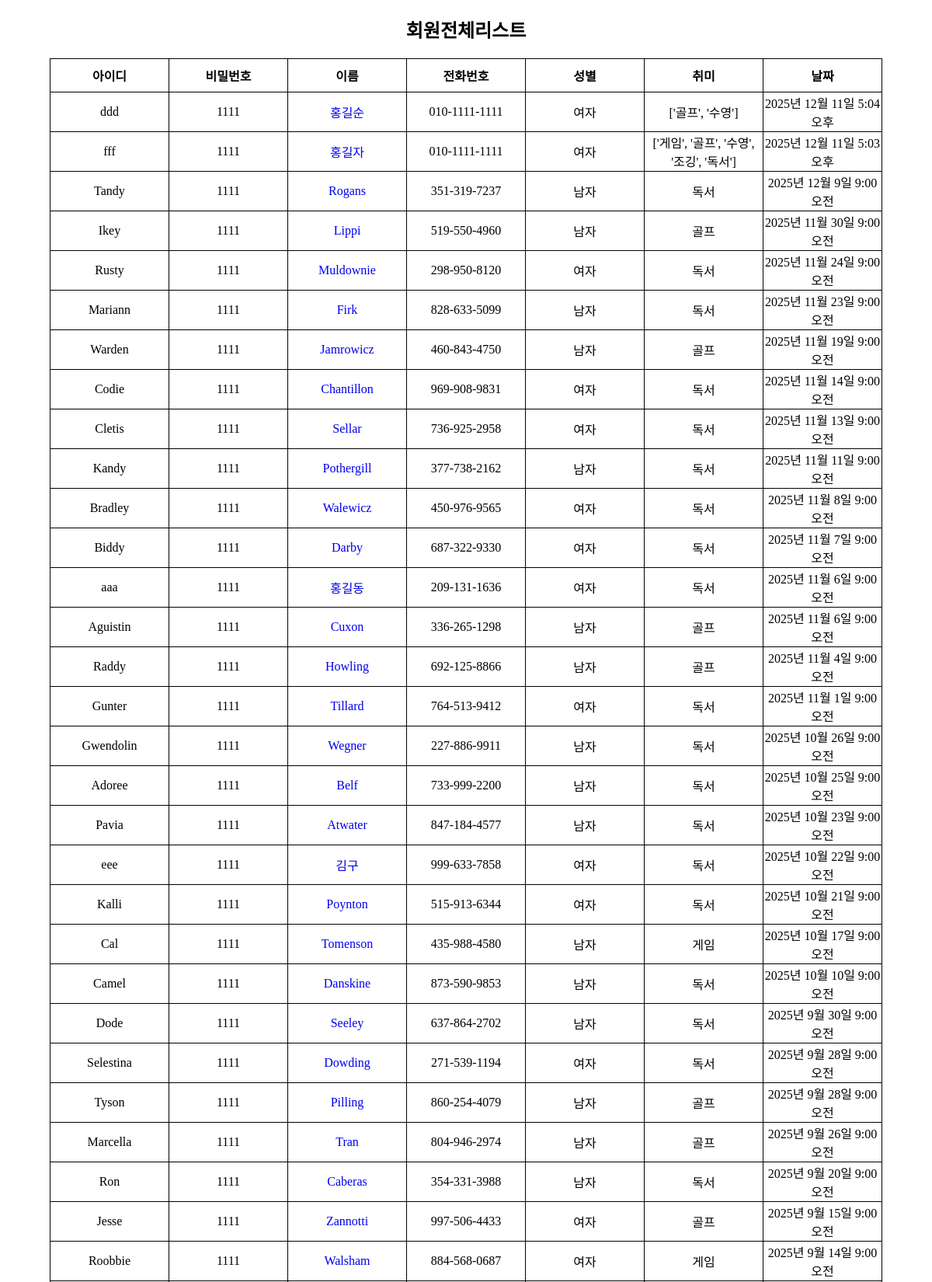
The page /member/list/ (upper part) on the database its author committed.
### member/models.py (models this page shows, shortened)
class Member(models.Model):
    id = models.CharField(max_length=50,primary_key=True)
    pw = models.CharField(max_length=100)
    name = models.CharField(max_length=50)
    phone = models.CharField(max_length=13,default='010-0000-0000')
    gender = models.CharField(max_length=10,default='남자')
    hobby = models.CharField(max_length=100,default='게임')
    mdate = models.DateTimeField(auto_now=True)

### member/views.py (the view)
# urls.py: path('list/', views.list,name='list'),
def list(request):
    qs = Member.objects.all().order_by('-mdate')
    context = {"list":qs}
    return render(request,'member/list.html',context)

### member/templates/member/list.html (shortened to what this page needs)
<!DOCTYPE html>
<html lang="en">
<head>
</head>
<body>
    <h2>회원전체리스트</h2>
    <table>
        <tr>
            <th>아이디</th>
            <th>비밀번호</th>
            <th>이름</th>
            <th>전화번호</th>
            <th>성별</th>
            <th>취미</th>
            <th>날짜</th>
        {% if list %}
            {% for m in list %}
            <tr>
                <td>{{m.id}}</td>
                <td>{{m.pw}}</td>
                <td>
                    <a href='/member/view/{{m.id}}/'>{{m.name}} </a>
                </td>
                <td>{{m.phone}}</td>
                <td>{{m.gender}}</td>
                <td>{{m.hobby}}</td>
                <td>{{m.mdate}}</td>
            </tr>
            {% endfor %}
        {% else %}
            <tr>
                <td colspan='7'>데이터가 존재하지 않습니다.</td>
            </tr>
        {% endif %}
    </table>
</body>
</html>

### member/templates/member/list.html (style rules this page uses)
h2 { text-align:center; }
table { margin:0 auto; }
table,th,td { border:1px solid black; border-collapse:collapse; }
th,td { width:150px; height:40px; text-align:center; }
a { text-decoration:none; }

### rows shown on the page
Member: id "ddd", pw "1111", name "홍길순", phone "010-1111-1111", gender "여자", hobby "['골프', '수영']", mdate "2025년 12월 11일 5:04 오후"
Member: id "fff", pw "1111", name "홍길자", phone "010-1111-1111", gender "여자", hobby "['게임', '골프', '수영', '조깅', '독서']", mdate "2025년 12월 11일 5:03 오후"
Member: id "Tandy", pw "1111", name "Rogans", phone "351-319-7237", gender "남자", hobby "독서", mdate "2025년 12월 9일 9:00 오전"
Member: id "Ikey", pw "1111", name "Lippi", phone "519-550-4960", gender "남자", hobby "골프", mdate "2025년 11월 30일 9:00 오전"
Member: id "Rusty", pw "1111", name "Muldownie", phone "298-950-8120", gender "여자", hobby "독서", mdate "2025년 11월 24일 9:00 오전"
Member: id "Mariann", pw "1111", name "Firk", phone "828-633-5099", gender "남자", hobby "독서", mdate "2025년 11월 23일 9:00 오전"
Member: id "Warden", pw "1111", name "Jamrowicz", phone "460-843-4750", gender "남자", hobby "골프", mdate "2025년 11월 19일 9:00 오전"
Member: id "Codie", pw "1111", name "Chantillon", phone "969-908-9831", gender "여자", hobby "독서", mdate "2025년 11월 14일 9:00 오전"
Member: id "Cletis", pw "1111", name "Sellar", phone "736-925-2958", gender "여자", hobby "독서", mdate "2025년 11월 13일 9:00 오전"
Member: id "Kandy", pw "1111", name "Pothergill", phone "377-738-2162", gender "남자", hobby "독서", mdate "2025년 11월 11일 9:00 오전"
Member: id "Bradley", pw "1111", name "Walewicz", phone "450-976-9565", gender "여자", hobby "독서", mdate "2025년 11월 8일 9:00 오전"
Member: id "Biddy", pw "1111", name "Darby", phone "687-322-9330", gender "여자", hobby "독서", mdate "2025년 11월 7일 9:00 오전"
Member: id "aaa", pw "1111", name "홍길동", phone "209-131-1636", gender "여자", hobby "독서", mdate "2025년 11월 6일 9:00 오전"
Member: id "Aguistin", pw "1111", name "Cuxon", phone "336-265-1298", gender "남자", hobby "골프", mdate "2025년 11월 6일 9:00 오전"
Member: id "Raddy", pw "1111", name "Howling", phone "692-125-8866", gender "남자", hobby "골프", mdate "2025년 11월 4일 9:00 오전"
Member: id "Gunter", pw "1111", name "Tillard", phone "764-513-9412", gender "여자", hobby "독서", mdate "2025년 11월 1일 9:00 오전"
Member: id "Gwendolin", pw "1111", name "Wegner", phone "227-886-9911", gender "남자", hobby "독서", mdate "2025년 10월 26일 9:00 오전"
Member: id "Adoree", pw "1111", name "Belf", phone "733-999-2200", gender "남자", hobby "독서", mdate "2025년 10월 25일 9:00 오전"
Member: id "Pavia", pw "1111", name "Atwater", phone "847-184-4577", gender "남자", hobby "독서", mdate "2025년 10월 23일 9:00 오전"
Member: id "eee", pw "1111", name "김구", phone "999-633-7858", gender "여자", hobby "독서", mdate "2025년 10월 22일 9:00 오전"
Member: id "Kalli", pw "1111", name "Poynton", phone "515-913-6344", gender "여자", hobby "독서", mdate "2025년 10월 21일 9:00 오전"
Member: id "Cal", pw "1111", name "Tomenson", phone "435-988-4580", gender "남자", hobby "게임", mdate "2025년 10월 17일 9:00 오전"
Member: id "Camel", pw "1111", name "Danskine", phone "873-590-9853", gender "남자", hobby "독서", mdate "2025년 10월 10일 9:00 오전"
Member: id "Dode", pw "1111", name "Seeley", phone "637-864-2702", gender "남자", hobby "독서", mdate "2025년 9월 30일 9:00 오전"
Member: id "Selestina", pw "1111", name "Dowding", phone "271-539-1194", gender "여자", hobby "독서", mdate "2025년 9월 28일 9:00 오전"
Member: id "Tyson", pw "1111", name "Pilling", phone "860-254-4079", gender "남자", hobby "골프", mdate "2025년 9월 28일 9:00 오전"
Member: id "Marcella", pw "1111", name "Tran", phone "804-946-2974", gender "남자", hobby "골프", mdate "2025년 9월 26일 9:00 오전"
Member: id "Ron", pw "1111", name "Caberas", phone "354-331-3988", gender "남자", hobby "독서", mdate "2025년 9월 20일 9:00 오전"
Member: id "Jesse", pw "1111", name "Zannotti", phone "997-506-4433", gender "여자", hobby "골프", mdate "2025년 9월 15일 9:00 오전"
Member: id "Roobbie", pw "1111", name "Walsham", phone "884-568-0687", gender "여자", hobby "게임", mdate "2025년 9월 14일 9:00 오전"
